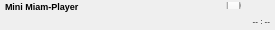
<?xml version="1.0" encoding="UTF-8"?>
<ui version="4.0">
 <class>MiniMode</class>
 <widget class="QWidget" name="MiniMode">
  <property name="geometry">
   <rect>
    <x>0</x>
    <y>0</y>
    <width>275</width>
    <height>30</height>
   </rect>
  </property>
  <property name="maximumSize">
   <size>
    <width>275</width>
    <height>30</height>
   </size>
  </property>
  <property name="windowTitle">
   <string notr="true"/>
  </property>
  <layout class="QVBoxLayout" name="vBoxLayout">
   <property name="spacing">
    <number>0</number>
   </property>
   <property name="leftMargin">
    <number>0</number>
   </property>
   <property name="topMargin">
    <number>0</number>
   </property>
   <property name="rightMargin">
    <number>0</number>
   </property>
   <property name="bottomMargin">
    <number>0</number>
   </property>
   <item>
    <layout class="QHBoxLayout" name="topHBoxLayout">
     <property name="spacing">
      <number>0</number>
     </property>
     <item>
      <widget class="QLabel" name="title">
       <property name="sizePolicy">
        <sizepolicy hsizetype="Expanding" vsizetype="Preferred">
         <horstretch>0</horstretch>
         <verstretch>0</verstretch>
        </sizepolicy>
       </property>
       <property name="font">
        <font>
         <family>Arial</family>
         <pointsize>7</pointsize>
         <weight>75</weight>
         <bold>true</bold>
        </font>
       </property>
       <property name="text">
        <string notr="true">Mini Miam-Player</string>
       </property>
       <property name="indent">
        <number>5</number>
       </property>
      </widget>
     </item>
     <item>
      <widget class="QPushButton" name="previous">
       <property name="maximumSize">
        <size>
         <width>12</width>
         <height>12</height>
        </size>
       </property>
       <property name="font">
        <font>
         <pointsize>1</pointsize>
        </font>
       </property>
       <property name="styleSheet">
        <string notr="true">QPushButton:focus {
	border: none;
	outline: none;
}</string>
       </property>
       <property name="text">
        <string/>
       </property>
       <property name="iconSize">
        <size>
         <width>10</width>
         <height>10</height>
        </size>
       </property>
       <property name="flat">
        <bool>true</bool>
       </property>
      </widget>
     </item>
     <item>
      <widget class="QPushButton" name="playPause">
       <property name="maximumSize">
        <size>
         <width>12</width>
         <height>12</height>
        </size>
       </property>
       <property name="font">
        <font>
         <pointsize>1</pointsize>
        </font>
       </property>
       <property name="styleSheet">
        <string notr="true">QPushButton:focus {
	border: none;
	outline: none;
}</string>
       </property>
       <property name="text">
        <string/>
       </property>
       <property name="iconSize">
        <size>
         <width>10</width>
         <height>10</height>
        </size>
       </property>
       <property name="flat">
        <bool>true</bool>
       </property>
      </widget>
     </item>
     <item>
      <widget class="QPushButton" name="stop">
       <property name="maximumSize">
        <size>
         <width>12</width>
         <height>12</height>
        </size>
       </property>
       <property name="font">
        <font>
         <pointsize>1</pointsize>
        </font>
       </property>
       <property name="styleSheet">
        <string notr="true">QPushButton:focus {
	border: none;
	outline: none;
}</string>
       </property>
       <property name="text">
        <string/>
       </property>
       <property name="iconSize">
        <size>
         <width>10</width>
         <height>10</height>
        </size>
       </property>
       <property name="flat">
        <bool>true</bool>
       </property>
      </widget>
     </item>
     <item>
      <widget class="QPushButton" name="next">
       <property name="maximumSize">
        <size>
         <width>12</width>
         <height>12</height>
        </size>
       </property>
       <property name="font">
        <font>
         <pointsize>1</pointsize>
        </font>
       </property>
       <property name="styleSheet">
        <string notr="true">QPushButton:focus {
	border: none;
	outline: none;
}</string>
       </property>
       <property name="text">
        <string/>
       </property>
       <property name="iconSize">
        <size>
         <width>10</width>
         <height>10</height>
        </size>
       </property>
       <property name="flat">
        <bool>true</bool>
       </property>
      </widget>
     </item>
     <item>
      <widget class="QSlider" name="slider">
       <property name="maximumSize">
        <size>
         <width>16</width>
         <height>7</height>
        </size>
       </property>
       <property name="orientation">
        <enum>Qt::Horizontal</enum>
       </property>
      </widget>
     </item>
     <item>
      <widget class="QPushButton" name="minimize">
       <property name="maximumSize">
        <size>
         <width>12</width>
         <height>12</height>
        </size>
       </property>
       <property name="font">
        <font>
         <pointsize>1</pointsize>
        </font>
       </property>
       <property name="styleSheet">
        <string notr="true">QPushButton:focus {
	border: none;
	outline: none;
}</string>
       </property>
       <property name="text">
        <string/>
       </property>
       <property name="iconSize">
        <size>
         <width>10</width>
         <height>10</height>
        </size>
       </property>
       <property name="flat">
        <bool>true</bool>
       </property>
      </widget>
     </item>
     <item>
      <widget class="QPushButton" name="restore">
       <property name="maximumSize">
        <size>
         <width>12</width>
         <height>12</height>
        </size>
       </property>
       <property name="font">
        <font>
         <pointsize>1</pointsize>
        </font>
       </property>
       <property name="styleSheet">
        <string notr="true">QPushButton:focus {
	border: none;
	outline: none;
}</string>
       </property>
       <property name="text">
        <string/>
       </property>
       <property name="iconSize">
        <size>
         <width>10</width>
         <height>10</height>
        </size>
       </property>
       <property name="flat">
        <bool>true</bool>
       </property>
      </widget>
     </item>
     <item>
      <widget class="QPushButton" name="close">
       <property name="maximumSize">
        <size>
         <width>12</width>
         <height>12</height>
        </size>
       </property>
       <property name="font">
        <font>
         <pointsize>1</pointsize>
        </font>
       </property>
       <property name="styleSheet">
        <string notr="true">QPushButton:focus {
	border: none;
	outline: none;
}</string>
       </property>
       <property name="text">
        <string/>
       </property>
       <property name="iconSize">
        <size>
         <width>10</width>
         <height>10</height>
        </size>
       </property>
       <property name="flat">
        <bool>true</bool>
       </property>
      </widget>
     </item>
    </layout>
   </item>
   <item>
    <layout class="QHBoxLayout" name="bottomHBoxLayout" stretch="5,1">
     <property name="spacing">
      <number>0</number>
     </property>
     <item>
      <widget class="QLabel" name="currentTrack">
       <property name="font">
        <font>
         <family>Arial</family>
         <pointsize>6</pointsize>
        </font>
       </property>
       <property name="text">
        <string>&lt;No track&gt;</string>
       </property>
       <property name="indent">
        <number>5</number>
       </property>
      </widget>
     </item>
     <item>
      <widget class="TimeLabel" name="time">
       <property name="font">
        <font>
         <family>Arial</family>
         <pointsize>6</pointsize>
        </font>
       </property>
       <property name="text">
        <string notr="true">-- : --</string>
       </property>
       <property name="alignment">
        <set>Qt::AlignRight|Qt::AlignTrailing|Qt::AlignVCenter</set>
       </property>
       <property name="indent">
        <number>5</number>
       </property>
      </widget>
     </item>
    </layout>
   </item>
  </layout>
 </widget>
 <customwidgets>
  <customwidget>
   <class>TimeLabel</class>
   <extends>QLabel</extends>
   <header>widgets/timelabel.h</header>
  </customwidget>
 </customwidgets>
 <resources/>
 <connections/>
</ui>
